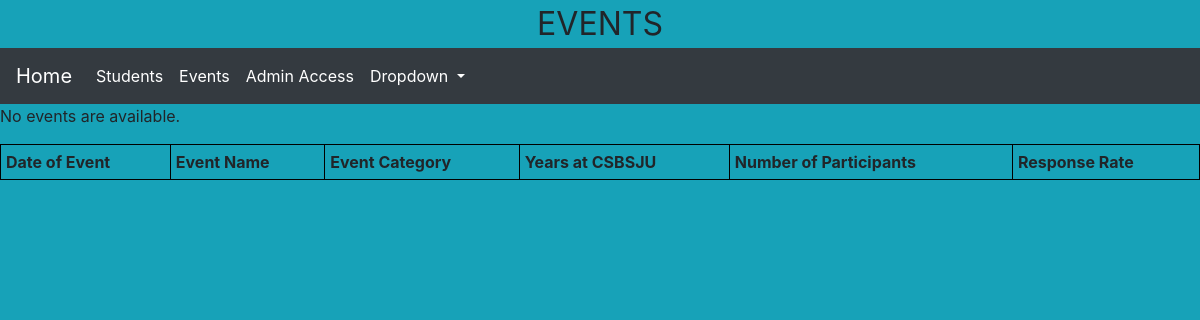
The app's page /Events/, older data.
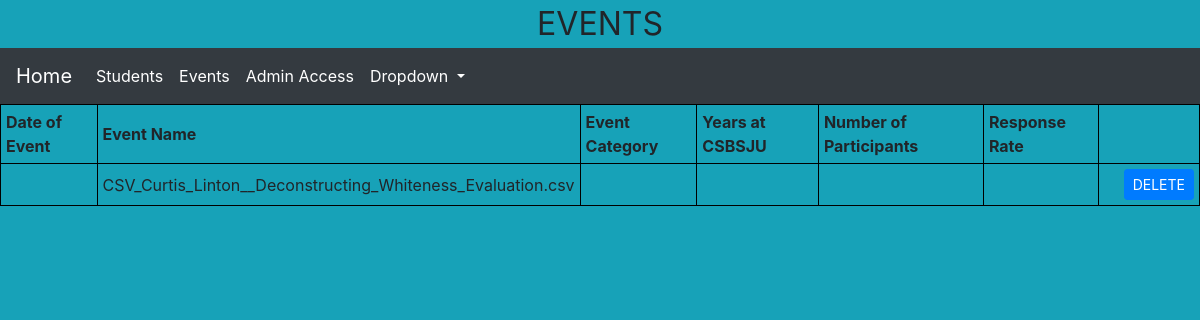
The same page, newer data.
### Events/models.py (models this page shows, shortened)
class Event(models.Model):
    eventName = models.CharField(max_length=200 )
    eventDate = models.CharField(max_length=200 )
    eventCategory = models.CharField(max_length=30)
    eventYears = models.CharField(max_length=30)
    eventParticpants = models.CharField(max_length=200)
    eventResponseRate = models.CharField(max_length = 200)

### Events/views.py (the view)
# urls.py: path('', views.eventList, name='eventList'),
def eventList(request):
    latest_event_list = Event.objects.all()
    context = {
        'latest_event_list': latest_event_list,
    }
    return render(request,'Events/event_list_template.html',context)

### Events/templates/Events/event_list_template.html (shortened to what this page needs)
{% extends 'base.html' %}
{% block head %}
<center><font size = "+3"> EVENTS </font></center>
{% endblock %}
{% block body %}
<table style="width:100%">
 <tr>
	<th>Date of Event</th>
	<th>Event Name</th>
	<th>Event Category</th>
	<th>Years at CSBSJU </th>
	<th>Number of Participants</th>
	<th>Response Rate </th>
 </tr>
 {% if latest_event_list %}
 <tr>
 {% for event in latest_event_list %}
        <td>{{event.eventDate}} </td>
        <td>{{event.eventName}} </td>
        <td>{{event.eventCategory}} </td>
        <td>{{event.eventYears}} </td>
        <td>{{event.eventParticpants}} </td>
        <td>{{event.eventResponseRate}} </td>
        <td><a class="btn btn-primary btn-sm" href= "deletion2?post_id={{event.id}}" role="button" style="margin-left:20px">DELETE</a></td>
 </tr>
 {% endfor %}
</table>
{% else %}
    <p>No events are available.</p>
{% endif %}
{% endblock %}

Row changes from the older to the newer data that the page shows:
added Event: eventName "CSV_Curtis_Linton__Deconstructing_Whiteness_Evaluation.csv"
Text that changed along with them:
text no longer shown: "No events are available."
